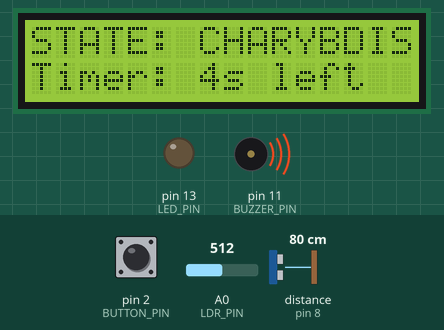
A sketch run on a simulated Arduino Uno, built with avr-gcc and run on an emulated ATmega328P. Shown: 16×2 character LCD, output pins drawn as LEDs (lit = HIGH), buzzer (waves = sounding). Wiring (inferred from the names in the program): ultrasonic range finder: trigger pin 9; echo pin 8. Dashed ring = blinking. The inputs (shaded band) are chosen by the test bench; at power-on: distance to the obstacle (sensor on pin 8) 80 cm, A0 (LDR_PIN) = 512, pin 2 (BUTTON_PIN) HIGH. The echo pulse lasts 58.3 µs per cm; pins used as bus, display or sensor lines are not drawn.

Above: at 2.2 s.
2.3 s: distance to the obstacle (sensor on pin 8) set to 95 cm
4.5 s: distance to the obstacle (sensor on pin 8) set to 104 cm
At 5.4 s:
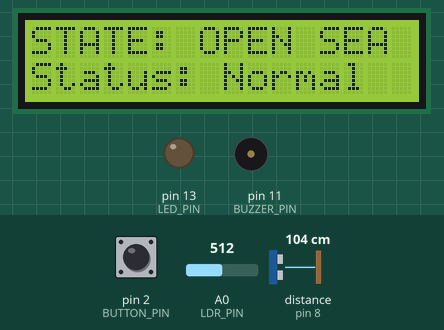
6.0 s: A0 (LDR_PIN) set to 586
7.5 s: A0 (LDR_PIN) set to 612
At 7.62 s:
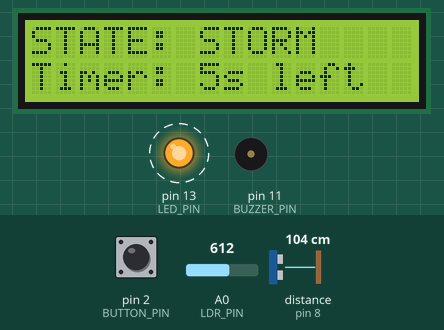
9.6 s: pin 2 (BUTTON_PIN) pulled LOW for 0.15 s
At 10.7 s:
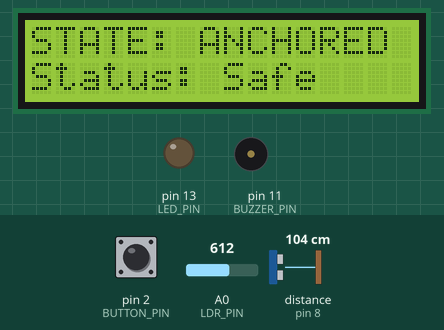
11.2 s: pin 2 (BUTTON_PIN) pulled LOW for 1 s
At 17.4 s:
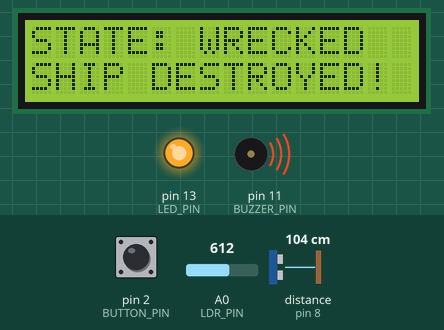
Timing chart, 0 to 17.7 s (numbered marks = the images above; inputs shaded):
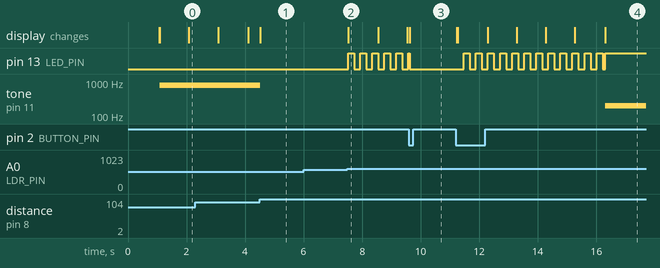

Measured:
- the behaviour switches between 100 and 101 cm on distance to the obstacle (sensor on pin 8) (found by bisection; images 0 and 1)
- the behaviour switches between 600 and 601 on A0 (LDR_PIN) (found by bisection; images 1 and 2)
- after the input at 4.5 s, tone on pin 11 (BUZZER_PIN): 800 Hz → silent at once; the display: changes at once (image 1)
- after the input at 6.0 s, every drawn part: stays the same
- after the input at 7.5 s, pin 13 (LED_PIN): alternates HIGH for 0.21 s and LOW for 0.21 s, starting at once; the display: changes at once (image 2)
- after the input at 9.6 s, the display: changes at once (image 3)
- after the input at 11.2 s, pin 13 (LED_PIN): goes 11 × (HIGH 0.21 s, LOW 0.21 s), HIGH 0.21 s, LOW 0.08 s, then HIGH, starting after 0.27 s; tone on pin 11 (BUZZER_PIN): silent → 200 Hz after 5.1 s; the display: first changes at once (image 4 shows a later state)
- what the display in image 2 shows lasts 1.0 s, from 7.5 s to 8.5 s

The sketch:

frantic_gogo_fyyran1.ino
```cpp
/*
 * SEDS BPHC - AVIONICS INDUCTION TASK 2
 * Odysseus Navigation State Machine
 *
 * Hardware Pins:
 * - Push Button: Pin 2 (Internal Pullup)
 * - Ultrasonic Sensor: Trig Pin 9, Echo Pin 8
 * - Piezo Buzzer: Pin 11
 * - Warning LED: Pin 13
 * - Photoresistor (LDR): Pin A0
 * - 16x2 LCD: Pins 7, 6, 5, 4, 3, 10
 */

#include <LiquidCrystal.h>

// Initialize LCD library with pin assignments (RS, E, D4, D5, D6, D7)
LiquidCrystal lcd(7, 6, 5, 4, 3, 10);

// Hardware Pin Definitions
const int TRIG_PIN   = 9;
const int ECHO_PIN   = 8;
const int LDR_PIN    = A0;
const int BUTTON_PIN = 2;
const int BUZZER_PIN = 11;
const int LED_PIN    = 13;

// Threshold values for triggering hazards
const int DISTANCE_THRESHOLD = 100; // Trigger Charybdis if closer than 100cm
const int LIGHT_THRESHOLD    = 512; // Trigger Storm threshold for LDR

// State Definitions: 0=OPEN_SEA, 1=STORM, 2=CHARYBDIS, 3=ANCHOR_DROPPED, 4=WRECKED
int currentState = 0;

// Timing and Tracking Variables
unsigned long startTime     = 0; // Tracks when a 5-second hazard timer begins
unsigned long lastBlinkTime = 0; // Tracks the 200ms LED blinking intervals
unsigned long lastPress     = 0; // Debounce timer for the anchor button
int ledState                = LOW;  // Keeps track of LED being ON or OFF
bool anchorActive           = false; // Remembers if anchor is currently toggled ON
int lastButtonState         = HIGH; // Keeps track of previous button state

void setup() {
  // Set up pin modes
  pinMode(BUTTON_PIN, INPUT_PULLUP); // Uses internal resistor (LOW = Pressed)
  pinMode(TRIG_PIN, OUTPUT);
  pinMode(ECHO_PIN, INPUT);
  pinMode(BUZZER_PIN, OUTPUT);
  pinMode(LED_PIN, OUTPUT);

  // Initialize 16x2 LCD display
  lcd.begin(16, 2);
  lcd.print("ODYSSEUS NAV");
  lcd.setCursor(0, 1);
  lcd.print("System Ready");
  delay(1000);
  lcd.clear();
}

void loop() {
  // --- 1. SENSOR READINGS ---

  // Read Light Sensor (LDR)
  int lightVal = analogRead(LDR_PIN);

  // Read Ultrasonic Sensor Distance in cm
  digitalWrite(TRIG_PIN, LOW);
  delayMicroseconds(2);
  digitalWrite(TRIG_PIN, HIGH);
  delayMicroseconds(10);
  digitalWrite(TRIG_PIN, LOW);
  long duration = pulseIn(ECHO_PIN, HIGH, 20000);
  int distVal = (duration == 0) ? 400 : (duration * 0.0343 / 2);

  // Button Toggle Logic (Toggles anchor state ON/OFF when button is clicked)
  int currentButton = digitalRead(BUTTON_PIN);
  if (currentButton == LOW && lastButtonState == HIGH && (millis() - lastPress > 250)) {
    anchorActive = !anchorActive; // Toggle state
    lastPress = millis();
  }
  lastButtonState = currentButton;

  // Determine hazard conditions from sensor inputs
  bool stormCondition     = (lightVal < 400 || lightVal > 600); // LDR movement detected
  bool charybdisCondition = (distVal > 0 && distVal < DISTANCE_THRESHOLD);

  // --- 2. STATE MACHINE LOGIC ---

  // Priority 1: Once WRECKED (4), nothing can override it until restart
  if (currentState != 4) {

    // Priority 2: ANCHOR OVERRIDE (3) takes immediate precedence over everything else
    if (anchorActive) {
      currentState = 3;
      startTime = 0; // Reset hazard timer
    }
    // Return to Open Sea if anchor is un-toggled while in safe state
    else if (currentState == 3 && !anchorActive) {
      currentState = 0;
    }
    // Priority 3: LATCHED HAZARD STATES
    // If in STORM, stay in storm until hazard clears or 5s runs out
    else if (currentState == 1) {
      if (!stormCondition) {
        currentState = 0;
        startTime = 0;
      }
    }
    // If in CHARYBDIS, stay until clear or 5s runs out
    else if (currentState == 2) {
      if (!charybdisCondition) {
        currentState = 0;
        startTime = 0;
      }
    }
    // DEFAULT: OPEN SEA (0) - Check for new incoming hazards
    else {
      if (stormCondition) {
        currentState = 1;
        startTime = millis(); // Lock start time for 5s countdown
      }
      else if (charybdisCondition) {
        currentState = 2;
        startTime = millis(); // Lock start time for 5s countdown
      }
    }

// 5-SECOND COUNTDOWN CHECK: If in hazard for >= 5s, ship becomes WRECKED
    if ((currentState == 1 || currentState == 2) && startTime > 0) {
      if (millis() - startTime >= 5000) {
        currentState = 4; // WRECKED
      }
    }
  }

  // --- 3. DISPLAY & HARDWARE OUTPUT CONTROL ---

  lcd.setCursor(0, 0);

  // STATE 0: OPEN SEA
  if (currentState == 0) {
    lcd.print("STATE: OPEN SEA ");
    lcd.setCursor(0, 1);
    lcd.print("Status: Normal  ");
    digitalWrite(LED_PIN, LOW);
    noTone(BUZZER_PIN);
  }
  // STATE 1: STORM
  else if (currentState == 1) {
    lcd.print("STATE: STORM    ");
    lcd.setCursor(0, 1);
    lcd.print("Timer: ");
    lcd.print(5 - (millis() - startTime) / 1000); // Print remaining seconds
    lcd.print("s left  ");

    noTone(BUZZER_PIN); // No sound in storm

    // Non-blocking 200ms LED blink logic
    if (millis() - lastBlinkTime >= 200) {
      lastBlinkTime = millis();
      ledState = (ledState == LOW) ? HIGH : LOW;
      digitalWrite(LED_PIN, ledState);
    }
  }
  // STATE 2: CHARYBDIS
  else if (currentState == 2) {
    lcd.print("STATE: CHARYBDIS");
    lcd.setCursor(0, 1);
    lcd.print("Timer: ");
    lcd.print(5 - (millis() - startTime) / 1000); // Print remaining seconds
    lcd.print("s left  ");

    digitalWrite(LED_PIN, LOW); // No LED in Charybdis
    tone(BUZZER_PIN, 800);      // Continuous 800 Hz alarm tone
  }
  // STATE 3: ANCHOR DROPPED
  else if (currentState == 3) {
    lcd.print("STATE: ANCHORED ");
    lcd.setCursor(0, 1);
    lcd.print("Status: Safe    ");
    digitalWrite(LED_PIN, LOW);
    noTone(BUZZER_PIN);
  }
  // STATE 4: WRECKED
  else if (currentState == 4) {
    lcd.print("STATE: WRECKED  ");
    lcd.setCursor(0, 1);
    lcd.print("SHIP DESTROYED! ");
    digitalWrite(LED_PIN, HIGH); // Solid LED ON
    tone(BUZZER_PIN, 200);       // Continuous low 200 Hz tone
  }

  delay(30); // Short delay for loop stability
}
```
